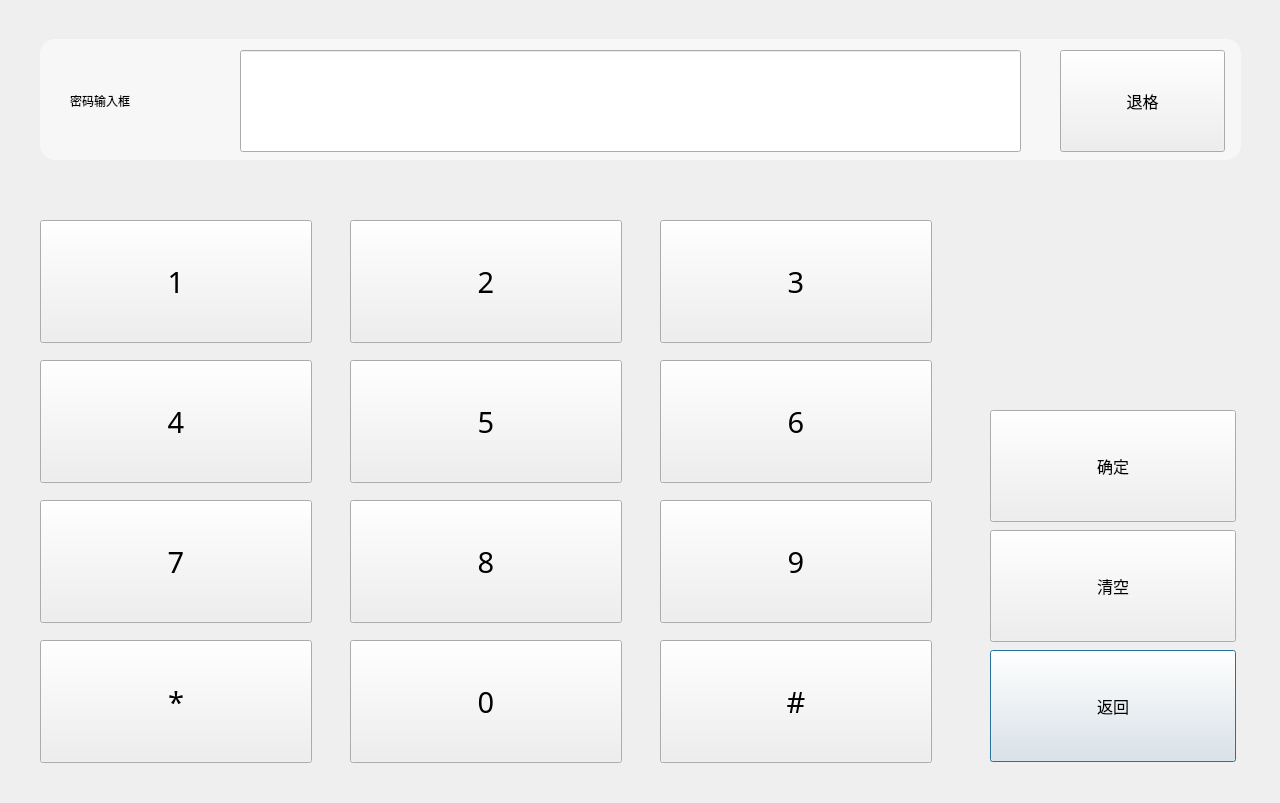
<?xml version="1.0" encoding="UTF-8"?>
<ui version="4.0">
 <class>SecurityPasswordDialog</class>
 <widget class="QDialog" name="SecurityPasswordDialog">
  <property name="geometry">
   <rect>
    <x>0</x>
    <y>0</y>
    <width>1280</width>
    <height>803</height>
   </rect>
  </property>
  <property name="windowTitle">
   <string>Dialog</string>
  </property>
  <widget class="CommonPushButton" name="pushButtonSecPwdReturn">
   <property name="geometry">
    <rect>
     <x>990</x>
     <y>650</y>
     <width>246</width>
     <height>112</height>
    </rect>
   </property>
   <property name="minimumSize">
    <size>
     <width>60</width>
     <height>60</height>
    </size>
   </property>
   <property name="font">
    <font>
     <family>AlArabiya</family>
     <pointsize>12</pointsize>
    </font>
   </property>
   <property name="text">
    <string>返回</string>
   </property>
  </widget>
  <widget class="CommonPushButton" name="pushButtonSecPwdNum7">
   <property name="geometry">
    <rect>
     <x>40</x>
     <y>500</y>
     <width>272</width>
     <height>123</height>
    </rect>
   </property>
   <property name="minimumSize">
    <size>
     <width>0</width>
     <height>0</height>
    </size>
   </property>
   <property name="maximumSize">
    <size>
     <width>1677215</width>
     <height>16777215</height>
    </size>
   </property>
   <property name="font">
    <font>
     <family>AlArabiya</family>
     <pointsize>22</pointsize>
    </font>
   </property>
   <property name="text">
    <string>7</string>
   </property>
  </widget>
  <widget class="CommonPushButton" name="pushButtonSecPwdNum0">
   <property name="geometry">
    <rect>
     <x>350</x>
     <y>640</y>
     <width>272</width>
     <height>123</height>
    </rect>
   </property>
   <property name="minimumSize">
    <size>
     <width>0</width>
     <height>0</height>
    </size>
   </property>
   <property name="maximumSize">
    <size>
     <width>1677215</width>
     <height>16777215</height>
    </size>
   </property>
   <property name="font">
    <font>
     <family>AlArabiya</family>
     <pointsize>22</pointsize>
    </font>
   </property>
   <property name="text">
    <string>0</string>
   </property>
  </widget>
  <widget class="CommonPushButton" name="pushButtonSecPwdNum4">
   <property name="geometry">
    <rect>
     <x>40</x>
     <y>360</y>
     <width>272</width>
     <height>123</height>
    </rect>
   </property>
   <property name="minimumSize">
    <size>
     <width>0</width>
     <height>0</height>
    </size>
   </property>
   <property name="maximumSize">
    <size>
     <width>1677215</width>
     <height>16777215</height>
    </size>
   </property>
   <property name="font">
    <font>
     <family>AlArabiya</family>
     <pointsize>22</pointsize>
    </font>
   </property>
   <property name="text">
    <string>4</string>
   </property>
  </widget>
  <widget class="CommonPushButton" name="pushButtonSecPwdShop">
   <property name="geometry">
    <rect>
     <x>660</x>
     <y>640</y>
     <width>272</width>
     <height>123</height>
    </rect>
   </property>
   <property name="minimumSize">
    <size>
     <width>0</width>
     <height>0</height>
    </size>
   </property>
   <property name="maximumSize">
    <size>
     <width>1677215</width>
     <height>16777215</height>
    </size>
   </property>
   <property name="font">
    <font>
     <family>AlArabiya</family>
     <pointsize>22</pointsize>
    </font>
   </property>
   <property name="text">
    <string>#</string>
   </property>
  </widget>
  <widget class="CommonPushButton" name="pushButtonSecPwdNum5">
   <property name="geometry">
    <rect>
     <x>350</x>
     <y>360</y>
     <width>272</width>
     <height>123</height>
    </rect>
   </property>
   <property name="minimumSize">
    <size>
     <width>0</width>
     <height>0</height>
    </size>
   </property>
   <property name="maximumSize">
    <size>
     <width>1677215</width>
     <height>16777215</height>
    </size>
   </property>
   <property name="font">
    <font>
     <family>AlArabiya</family>
     <pointsize>22</pointsize>
    </font>
   </property>
   <property name="text">
    <string>5</string>
   </property>
  </widget>
  <widget class="CommonPushButton" name="pushButtonSecPwdBack">
   <property name="geometry">
    <rect>
     <x>1060</x>
     <y>50</y>
     <width>165</width>
     <height>102</height>
    </rect>
   </property>
   <property name="minimumSize">
    <size>
     <width>40</width>
     <height>40</height>
    </size>
   </property>
   <property name="font">
    <font>
     <family>AlArabiya</family>
     <pointsize>12</pointsize>
    </font>
   </property>
   <property name="text">
    <string>退格</string>
   </property>
  </widget>
  <widget class="CommonPushButton" name="pushButtonSecPwdNum2">
   <property name="geometry">
    <rect>
     <x>350</x>
     <y>220</y>
     <width>272</width>
     <height>123</height>
    </rect>
   </property>
   <property name="minimumSize">
    <size>
     <width>0</width>
     <height>0</height>
    </size>
   </property>
   <property name="maximumSize">
    <size>
     <width>1677215</width>
     <height>16777215</height>
    </size>
   </property>
   <property name="font">
    <font>
     <family>AlArabiya</family>
     <pointsize>22</pointsize>
    </font>
   </property>
   <property name="text">
    <string>2</string>
   </property>
  </widget>
  <widget class="QLineEdit" name="lineEditPassword">
   <property name="enabled">
    <bool>true</bool>
   </property>
   <property name="geometry">
    <rect>
     <x>240</x>
     <y>50</y>
     <width>781</width>
     <height>102</height>
    </rect>
   </property>
   <property name="font">
    <font>
     <weight>50</weight>
     <italic>false</italic>
     <bold>false</bold>
    </font>
   </property>
   <property name="mouseTracking">
    <bool>false</bool>
   </property>
   <property name="focusPolicy">
    <enum>Qt::NoFocus</enum>
   </property>
   <property name="styleSheet">
    <string notr="true"/>
   </property>
   <property name="text">
    <string/>
   </property>
   <property name="maxLength">
    <number>16</number>
   </property>
   <property name="alignment">
    <set>Qt::AlignRight|Qt::AlignTrailing|Qt::AlignVCenter</set>
   </property>
   <property name="readOnly">
    <bool>true</bool>
   </property>
  </widget>
  <widget class="CommonPushButton" name="pushButtonSecPwdClear">
   <property name="geometry">
    <rect>
     <x>990</x>
     <y>530</y>
     <width>246</width>
     <height>112</height>
    </rect>
   </property>
   <property name="font">
    <font>
     <family>AlArabiya</family>
     <pointsize>12</pointsize>
    </font>
   </property>
   <property name="text">
    <string>清空</string>
   </property>
  </widget>
  <widget class="CommonPushButton" name="pushButtonSecPwdNum6">
   <property name="geometry">
    <rect>
     <x>660</x>
     <y>360</y>
     <width>272</width>
     <height>123</height>
    </rect>
   </property>
   <property name="minimumSize">
    <size>
     <width>0</width>
     <height>0</height>
    </size>
   </property>
   <property name="maximumSize">
    <size>
     <width>1677215</width>
     <height>16777215</height>
    </size>
   </property>
   <property name="font">
    <font>
     <family>AlArabiya</family>
     <pointsize>22</pointsize>
    </font>
   </property>
   <property name="text">
    <string>6</string>
   </property>
  </widget>
  <widget class="CommonPushButton" name="pushButtonSecPwdNum1">
   <property name="geometry">
    <rect>
     <x>40</x>
     <y>220</y>
     <width>272</width>
     <height>123</height>
    </rect>
   </property>
   <property name="minimumSize">
    <size>
     <width>0</width>
     <height>0</height>
    </size>
   </property>
   <property name="maximumSize">
    <size>
     <width>1677215</width>
     <height>16777215</height>
    </size>
   </property>
   <property name="font">
    <font>
     <family>AlArabiya</family>
     <pointsize>22</pointsize>
    </font>
   </property>
   <property name="text">
    <string>1</string>
   </property>
  </widget>
  <widget class="CommonPushButton" name="pushButtonSecPwdOK">
   <property name="geometry">
    <rect>
     <x>990</x>
     <y>410</y>
     <width>246</width>
     <height>112</height>
    </rect>
   </property>
   <property name="font">
    <font>
     <family>AlArabiya</family>
     <pointsize>12</pointsize>
    </font>
   </property>
   <property name="text">
    <string>确定</string>
   </property>
  </widget>
  <widget class="CommonPushButton" name="pushButtonSecPwdDot">
   <property name="geometry">
    <rect>
     <x>40</x>
     <y>640</y>
     <width>272</width>
     <height>123</height>
    </rect>
   </property>
   <property name="minimumSize">
    <size>
     <width>0</width>
     <height>0</height>
    </size>
   </property>
   <property name="maximumSize">
    <size>
     <width>1677215</width>
     <height>16777215</height>
    </size>
   </property>
   <property name="font">
    <font>
     <family>AlArabiya</family>
     <pointsize>22</pointsize>
    </font>
   </property>
   <property name="text">
    <string>*</string>
   </property>
  </widget>
  <widget class="QFrame" name="frame">
   <property name="geometry">
    <rect>
     <x>40</x>
     <y>39</y>
     <width>1201</width>
     <height>121</height>
    </rect>
   </property>
   <property name="styleSheet">
    <string notr="true">border-radius: 15px;
background-color: rgba(255, 255, 255, 128);
</string>
   </property>
   <property name="frameShape">
    <enum>QFrame::Panel</enum>
   </property>
   <property name="frameShadow">
    <enum>QFrame::Sunken</enum>
   </property>
  </widget>
  <widget class="CommonPushButton" name="pushButtonSecPwdNum8">
   <property name="geometry">
    <rect>
     <x>350</x>
     <y>500</y>
     <width>272</width>
     <height>123</height>
    </rect>
   </property>
   <property name="minimumSize">
    <size>
     <width>0</width>
     <height>0</height>
    </size>
   </property>
   <property name="maximumSize">
    <size>
     <width>1677215</width>
     <height>16777215</height>
    </size>
   </property>
   <property name="font">
    <font>
     <family>AlArabiya</family>
     <pointsize>22</pointsize>
    </font>
   </property>
   <property name="text">
    <string>8</string>
   </property>
  </widget>
  <widget class="CommonPushButton" name="pushButtonSecPwdNum3">
   <property name="geometry">
    <rect>
     <x>660</x>
     <y>220</y>
     <width>272</width>
     <height>123</height>
    </rect>
   </property>
   <property name="minimumSize">
    <size>
     <width>0</width>
     <height>0</height>
    </size>
   </property>
   <property name="maximumSize">
    <size>
     <width>1677215</width>
     <height>16777215</height>
    </size>
   </property>
   <property name="font">
    <font>
     <family>AlArabiya</family>
     <pointsize>22</pointsize>
    </font>
   </property>
   <property name="text">
    <string>3</string>
   </property>
  </widget>
  <widget class="CommonPushButton" name="pushButtonSecPwdNum9">
   <property name="geometry">
    <rect>
     <x>660</x>
     <y>500</y>
     <width>272</width>
     <height>123</height>
    </rect>
   </property>
   <property name="minimumSize">
    <size>
     <width>0</width>
     <height>0</height>
    </size>
   </property>
   <property name="maximumSize">
    <size>
     <width>1677215</width>
     <height>16777215</height>
    </size>
   </property>
   <property name="font">
    <font>
     <family>AlArabiya</family>
     <pointsize>22</pointsize>
    </font>
   </property>
   <property name="text">
    <string>9</string>
   </property>
  </widget>
  <widget class="QLabel" name="labelPwdInfo">
   <property name="geometry">
    <rect>
     <x>70</x>
     <y>50</y>
     <width>161</width>
     <height>102</height>
    </rect>
   </property>
   <property name="styleSheet">
    <string notr="true"/>
   </property>
   <property name="text">
    <string>密码输入框</string>
   </property>
  </widget>
  <zorder>frame</zorder>
  <zorder>pushButtonSecPwdReturn</zorder>
  <zorder>pushButtonSecPwdNum7</zorder>
  <zorder>pushButtonSecPwdNum0</zorder>
  <zorder>pushButtonSecPwdNum4</zorder>
  <zorder>pushButtonSecPwdShop</zorder>
  <zorder>pushButtonSecPwdNum5</zorder>
  <zorder>pushButtonSecPwdBack</zorder>
  <zorder>pushButtonSecPwdNum2</zorder>
  <zorder>lineEditPassword</zorder>
  <zorder>pushButtonSecPwdClear</zorder>
  <zorder>pushButtonSecPwdNum6</zorder>
  <zorder>pushButtonSecPwdNum1</zorder>
  <zorder>pushButtonSecPwdOK</zorder>
  <zorder>pushButtonSecPwdDot</zorder>
  <zorder>pushButtonSecPwdNum8</zorder>
  <zorder>pushButtonSecPwdNum3</zorder>
  <zorder>pushButtonSecPwdNum9</zorder>
  <zorder>labelPwdInfo</zorder>
 </widget>
 <customwidgets>
  <customwidget>
   <class>CommonPushButton</class>
   <extends>QPushButton</extends>
   <header>commonpushbutton.h</header>
  </customwidget>
 </customwidgets>
 <tabstops>
  <tabstop>pushButtonSecPwdNum1</tabstop>
  <tabstop>pushButtonSecPwdNum2</tabstop>
  <tabstop>pushButtonSecPwdNum3</tabstop>
  <tabstop>pushButtonSecPwdNum4</tabstop>
  <tabstop>pushButtonSecPwdNum5</tabstop>
  <tabstop>pushButtonSecPwdNum6</tabstop>
  <tabstop>pushButtonSecPwdNum7</tabstop>
  <tabstop>pushButtonSecPwdNum8</tabstop>
  <tabstop>pushButtonSecPwdNum9</tabstop>
  <tabstop>pushButtonSecPwdDot</tabstop>
  <tabstop>pushButtonSecPwdNum0</tabstop>
  <tabstop>pushButtonSecPwdShop</tabstop>
  <tabstop>pushButtonSecPwdBack</tabstop>
  <tabstop>pushButtonSecPwdOK</tabstop>
  <tabstop>pushButtonSecPwdClear</tabstop>
  <tabstop>pushButtonSecPwdReturn</tabstop>
 </tabstops>
 <resources/>
 <connections/>
</ui>
